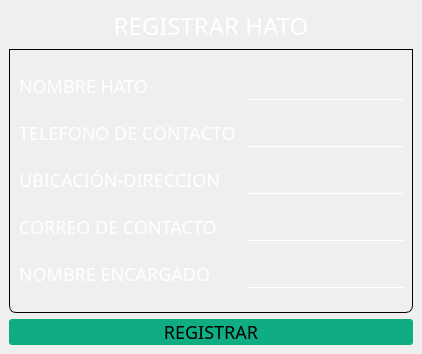
<?xml version="1.0" encoding="UTF-8"?>
<ui version="4.0">
 <class>MainWindow</class>
 <widget class="QMainWindow" name="MainWindow">
  <property name="geometry">
   <rect>
    <x>0</x>
    <y>0</y>
    <width>422</width>
    <height>354</height>
   </rect>
  </property>
  <property name="windowTitle">
   <string>MainWindow</string>
  </property>
  <property name="styleSheet">
   <string notr="true">*{font: 26pt Tw Cen MT Condensed;
font-size:18px;
background:rgba(47, 53, 66, .87);
}
#title{
border-radius:1px;
background:rgba(47, 53, 66, 1);
font-size:22px;
border-top-left-radius:7px;
border-top-right-radius: 7px;
color:white;
border:1px solid black;
}

#centralwidget{
	background-image: url(:/Fondos/Imagenes/green-leaves-pattern-background-flat-lay-nature-dark-green-tone-background_9635-1311.jpg);
}
#frame{
background:rgba(47, 53, 66, .95);
}
QFrame{
border:1px solid black;
background:rgba(47, 53, 66, .95);
border-bottom-left-radius:7px;
border-bottom-right-radius: 7px;
}
#line{
background:black;}

QLabel{
color:white;
background:transparent;
background:transparent;
border:none;

}

QPushButton{
background:rgba(16, 172, 132,1.0);
color:black;
border-radius:3px;

}
QPushButton:hover{
color:rgba(200, 214, 229,1.0);
border-radius:5px;
background:rgba(87, 101, 116,1.0);
}

QLineEdit{
color:white;
background:transparent;
border:none;

border-bottom:1px solid white;
}
QComboBox{
color:white;
background:transparent;
border:none;

border-bottom:1px solid white;;

}
QSpinBox{
color:white;
background:transparent;
border:none;

border-bottom:1px solid white;
}
#spinBox{
color:white;
font:center;}

QTimeEdit{
color:white;
background:transparent;
border:none;

border-bottom:1px solid white;
}
#foto{
border:1px solid white;}
QRadioButton{
color:white;
}
QTabBar{
font: 26pt Tw Cen MT Condensed;
font-size:23px;
color:rgba(127, 140, 141,.9);
background:transparent;

}
QTabBar::tab:hover{
color:rgba(47, 53, 66, 1);
background:rgba(127, 140, 141,.9);
}
QTabBar::tab{
background:rgba(47, 53, 66, .87);
border-right:1px solid #34495e;
border-top-left-radius:7px;
border-top-right-radius: 7px;
}
QTabBar::tab:selected {
font: 26pt Tw Cen MT Condensed;
font-size:23px;
color:white;
background:rgba(127, 140, 141,.9);
}
QCalendarWidget{
background:rgba(127, 140, 141,.9);}
</string>
  </property>
  <widget class="QWidget" name="centralwidget">
   <layout class="QGridLayout" name="gridLayout">
    <item row="0" column="0">
     <widget class="QLabel" name="label">
      <property name="sizePolicy">
       <sizepolicy hsizetype="Expanding" vsizetype="Fixed">
        <horstretch>0</horstretch>
        <verstretch>0</verstretch>
       </sizepolicy>
      </property>
      <property name="text">
       <string>&lt;html&gt;&lt;head/&gt;&lt;body&gt;&lt;p align=&quot;center&quot;&gt;&lt;span style=&quot; font-size:18pt;&quot;&gt;REGISTRAR HATO&lt;/span&gt;&lt;/p&gt;&lt;/body&gt;&lt;/html&gt;</string>
      </property>
     </widget>
    </item>
    <item row="1" column="0">
     <widget class="QFrame" name="frame">
      <property name="frameShape">
       <enum>QFrame::StyledPanel</enum>
      </property>
      <property name="frameShadow">
       <enum>QFrame::Raised</enum>
      </property>
      <layout class="QGridLayout" name="gridLayout_2">
       <item row="2" column="1">
        <widget class="QLineEdit" name="lineEdit_3"/>
       </item>
       <item row="1" column="1">
        <widget class="QLineEdit" name="lineEdit_2"/>
       </item>
       <item row="0" column="1">
        <widget class="QLineEdit" name="lineEdit"/>
       </item>
       <item row="3" column="1">
        <widget class="QLineEdit" name="lineEdit_4"/>
       </item>
       <item row="1" column="0">
        <widget class="QLabel" name="label_3">
         <property name="text">
          <string>TELEFONO DE CONTACTO </string>
         </property>
        </widget>
       </item>
       <item row="2" column="0">
        <widget class="QLabel" name="label_4">
         <property name="text">
          <string>UBICACIÓN-DIRECCION</string>
         </property>
        </widget>
       </item>
       <item row="0" column="0">
        <widget class="QLabel" name="label_2">
         <property name="text">
          <string>NOMBRE HATO</string>
         </property>
        </widget>
       </item>
       <item row="3" column="0">
        <widget class="QLabel" name="label_5">
         <property name="text">
          <string>CORREO DE CONTACTO</string>
         </property>
        </widget>
       </item>
       <item row="4" column="0">
        <widget class="QLabel" name="label_6">
         <property name="text">
          <string>NOMBRE ENCARGADO</string>
         </property>
        </widget>
       </item>
       <item row="4" column="1">
        <widget class="QLineEdit" name="lineEdit_5"/>
       </item>
      </layout>
     </widget>
    </item>
    <item row="2" column="0">
     <widget class="QPushButton" name="pushButton">
      <property name="text">
       <string>REGISTRAR</string>
      </property>
     </widget>
    </item>
   </layout>
  </widget>
 </widget>
 <resources/>
 <connections/>
</ui>
